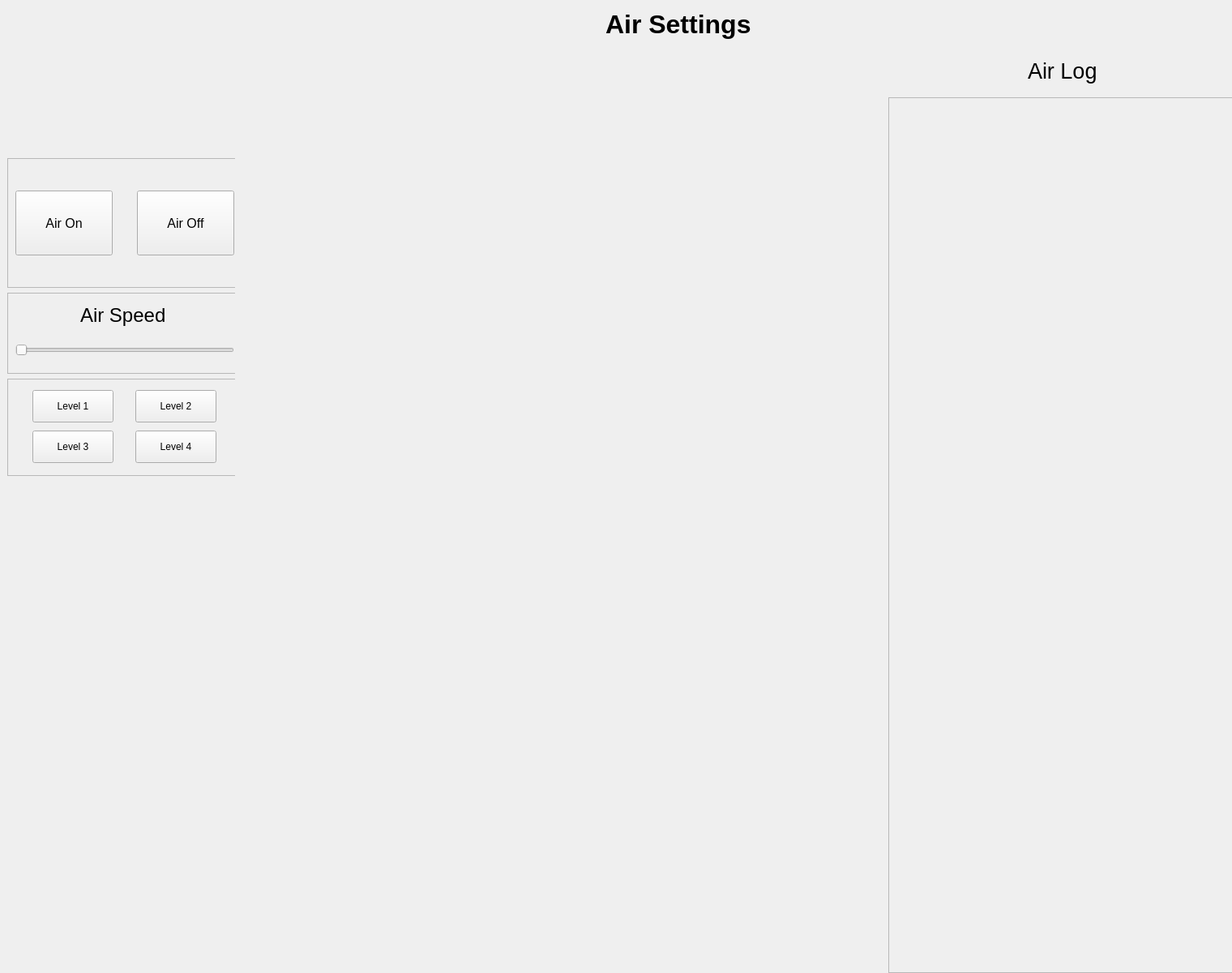
       <widget class="QWidget" name="airPage">
        <property name="minimumSize">
         <size>
          <width>1520</width>
          <height>1200</height>
         </size>
        </property>
        <property name="maximumSize">
         <size>
          <width>1520</width>
          <height>1200</height>
         </size>
        </property>
        <widget class="QWidget" name="airPageHeader" native="true">
         <property name="geometry">
          <rect>
           <x>0</x>
           <y>0</y>
           <width>1520</width>
           <height>60</height>
          </rect>
         </property>
         <property name="minimumSize">
          <size>
           <width>1520</width>
           <height>60</height>
          </size>
         </property>
         <property name="maximumSize">
          <size>
           <width>1520</width>
           <height>60</height>
          </size>
         </property>
         <layout class="QHBoxLayout" name="horizontalLayout_3">
          <item>
           <spacer name="horizontalSpacer">
            <property name="orientation">
             <enum>Qt::Horizontal</enum>
            </property>
            <property name="sizeHint" stdset="0">
             <size>
              <width>747</width>
              <height>20</height>
             </size>
            </property>
           </spacer>
          </item>
          <item>
           <widget class="QLabel" name="label">
            <property name="minimumSize">
             <size>
              <width>180</width>
              <height>40</height>
             </size>
            </property>
            <property name="maximumSize">
             <size>
              <width>180</width>
              <height>40</height>
             </size>
            </property>
            <property name="font">
             <font>
              <pointsize>24</pointsize>
              <bold>true</bold>
             </font>
            </property>
            <property name="text">
             <string>Air Settings</string>
            </property>
           </widget>
          </item>
          <item>
           <spacer name="horizontalSpacer_2">
            <property name="orientation">
             <enum>Qt::Horizontal</enum>
            </property>
            <property name="sizeHint" stdset="0">
             <size>
              <width>557</width>
              <height>20</height>
             </size>
            </property>
           </spacer>
          </item>
         </layout>
        </widget>
        <widget class="QWidget" name="airPageBody" native="true">
         <property name="geometry">
          <rect>
           <x>0</x>
           <y>60</y>
           <width>1520</width>
           <height>1140</height>
          </rect>
         </property>
         <property name="minimumSize">
          <size>
           <width>1520</width>
           <height>1140</height>
          </size>
         </property>
         <property name="maximumSize">
          <size>
           <width>1520</width>
           <height>1140</height>
          </size>
         </property>
         <layout class="QGridLayout" name="gridLayout_4">
          <item row="0" column="0">
           <widget class="QWidget" name="airControlArea" native="true">
            <property name="minimumSize">
             <size>
              <width>290</width>
              <height>1140</height>
             </size>
            </property>
            <property name="maximumSize">
             <size>
              <width>290</width>
              <height>1140</height>
             </size>
            </property>
            <layout class="QVBoxLayout" name="verticalLayout_8">
             <item>
              <spacer name="verticalSpacer_5">
               <property name="orientation">
                <enum>Qt::Vertical</enum>
               </property>
               <property name="sizeHint" stdset="0">
                <size>
                 <width>20</width>
                 <height>180</height>
                </size>
               </property>
              </spacer>
             </item>
             <item>
              <widget class="QFrame" name="airBtnArea">
               <property name="minimumSize">
                <size>
                 <width>290</width>
                 <height>160</height>
                </size>
               </property>
               <property name="maximumSize">
                <size>
                 <width>290</width>
                 <height>160</height>
                </size>
               </property>
               <property name="frameShape">
                <enum>QFrame::StyledPanel</enum>
               </property>
               <property name="frameShadow">
                <enum>QFrame::Raised</enum>
               </property>
               <layout class="QHBoxLayout" name="horizontalLayout_10">
                <item>
                 <widget class="QPushButton" name="onAirBtn">
                  <property name="minimumSize">
                   <size>
                    <width>120</width>
                    <height>80</height>
                   </size>
                  </property>
                  <property name="maximumSize">
                   <size>
                    <width>120</width>
                    <height>80</height>
                   </size>
                  </property>
                  <property name="font">
                   <font>
                    <pointsize>12</pointsize>
                   </font>
                  </property>
                  <property name="text">
                   <string>Air On</string>
                  </property>
                  <property name="icon">
                   <iconset resource="resource.qrc">
                    <normaloff>:/resource/resource/icon/power.png</normaloff>:/resource/resource/icon/power.png</iconset>
                  </property>
                  <property name="iconSize">
                   <size>
                    <width>40</width>
                    <height>40</height>
                   </size>
                  </property>
                  <property name="checkable">
                   <bool>true</bool>
                  </property>
                  <property name="autoExclusive">
                   <bool>true</bool>
                  </property>
                 </widget>
                </item>
                <item>
                 <spacer name="horizontalSpacer_14">
                  <property name="orientation">
                   <enum>Qt::Horizontal</enum>
                  </property>
                  <property name="sizeHint" stdset="0">
                   <size>
                    <width>15</width>
                    <height>20</height>
                   </size>
                  </property>
                 </spacer>
                </item>
                <item>
                 <widget class="QPushButton" name="offAirBtn">
                  <property name="minimumSize">
                   <size>
                    <width>120</width>
                    <height>80</height>
                   </size>
                  </property>
                  <property name="maximumSize">
                   <size>
                    <width>120</width>
                    <height>80</height>
                   </size>
                  </property>
                  <property name="font">
                   <font>
                    <pointsize>12</pointsize>
                   </font>
                  </property>
                  <property name="text">
                   <string>Air Off</string>
                  </property>
                  <property name="icon">
                   <iconset resource="resource.qrc">
                    <normaloff>:/resource/resource/icon/power-off.png</normaloff>:/resource/resource/icon/power-off.png</iconset>
                  </property>
                  <property name="iconSize">
                   <size>
                    <width>40</width>
                    <height>40</height>
                   </size>
                  </property>
                  <property name="checkable">
                   <bool>true</bool>
                  </property>
                  <property name="autoExclusive">
                   <bool>true</bool>
                  </property>
                 </widget>
                </item>
               </layout>
              </widget>
             </item>
             <item>
              <widget class="QFrame" name="frame_3">
               <property name="minimumSize">
                <size>
                 <width>290</width>
                 <height>100</height>
                </size>
               </property>
               <property name="maximumSize">
                <size>
                 <width>290</width>
                 <height>100</height>
                </size>
               </property>
               <property name="frameShape">
                <enum>QFrame::StyledPanel</enum>
               </property>
               <property name="frameShadow">
                <enum>QFrame::Raised</enum>
               </property>
               <layout class="QVBoxLayout" name="verticalLayout_6">
                <item>
                 <layout class="QHBoxLayout" name="horizontalLayout_11">
                  <item>
                   <spacer name="horizontalSpacer_15">
                    <property name="orientation">
                     <enum>Qt::Horizontal</enum>
                    </property>
                    <property name="sizeHint" stdset="0">
                     <size>
                      <width>68</width>
                      <height>20</height>
                     </size>
                    </property>
                   </spacer>
                  </item>
                  <item>
                   <widget class="QLabel" name="label_7">
                    <property name="minimumSize">
                     <size>
                      <width>110</width>
                      <height>35</height>
                     </size>
                    </property>
                    <property name="maximumSize">
                     <size>
                      <width>110</width>
                      <height>35</height>
                     </size>
                    </property>
                    <property name="font">
                     <font>
                      <pointsize>18</pointsize>
                     </font>
                    </property>
                    <property name="text">
                     <string>Air Speed</string>
                    </property>
                   </widget>
                  </item>
                  <item>
                   <spacer name="horizontalSpacer_16">
                    <property name="orientation">
                     <enum>Qt::Horizontal</enum>
                    </property>
                    <property name="sizeHint" stdset="0">
                     <size>
                      <width>78</width>
                      <height>20</height>
                     </size>
                    </property>
                   </spacer>
                  </item>
                 </layout>
                </item>
                <item>
                 <widget class="QSlider" name="airLevel">
                  <property name="minimumSize">
                   <size>
                    <width>270</width>
                    <height>40</height>
                   </size>
                  </property>
                  <property name="maximumSize">
                   <size>
                    <width>270</width>
                    <height>40</height>
                   </size>
                  </property>
                  <property name="orientation">
                   <enum>Qt::Horizontal</enum>
                  </property>
                 </widget>
                </item>
               </layout>
              </widget>
             </item>
             <item>
              <widget class="QFrame" name="frame_5">
               <property name="minimumSize">
                <size>
                 <width>290</width>
                 <height>120</height>
                </size>
               </property>
               <property name="maximumSize">
                <size>
                 <width>290</width>
                 <height>120</height>
                </size>
               </property>
               <property name="frameShape">
                <enum>QFrame::StyledPanel</enum>
               </property>
               <property name="frameShadow">
                <enum>QFrame::Raised</enum>
               </property>
               <layout class="QVBoxLayout" name="verticalLayout_5">
                <item>
                 <layout class="QHBoxLayout" name="horizontalLayout_13">
                  <item>
                   <widget class="QPushButton" name="airLevel1Btn">
                    <property name="minimumSize">
                     <size>
                      <width>100</width>
                      <height>40</height>
                     </size>
                    </property>
                    <property name="maximumSize">
                     <size>
                      <width>100</width>
                      <height>40</height>
                     </size>
                    </property>
                    <property name="text">
                     <string>Level 1</string>
                    </property>
                    <property name="checkable">
                     <bool>true</bool>
                    </property>
                    <property name="autoExclusive">
                     <bool>true</bool>
                    </property>
                   </widget>
                  </item>
                  <item>
                   <widget class="QPushButton" name="airLevel2Btn">
                    <property name="minimumSize">
                     <size>
                      <width>100</width>
                      <height>40</height>
                     </size>
                    </property>
                    <property name="maximumSize">
                     <size>
                      <width>100</width>
                      <height>40</height>
                     </size>
                    </property>
                    <property name="text">
                     <string>Level 2</string>
                    </property>
                    <property name="checkable">
                     <bool>true</bool>
                    </property>
                    <property name="autoExclusive">
                     <bool>true</bool>
                    </property>
                   </widget>
                  </item>
                 </layout>
                </item>
                <item>
                 <layout class="QHBoxLayout" name="horizontalLayout_14">
                  <item>
                   <widget class="QPushButton" name="airLevel3Btn">
                    <property name="minimumSize">
                     <size>
                      <width>100</width>
                      <height>40</height>
                     </size>
                    </property>
                    <property name="maximumSize">
                     <size>
                      <width>100</width>
                      <height>40</height>
                     </size>
                    </property>
                    <property name="text">
                     <string>Level 3</string>
                    </property>
                    <property name="checkable">
                     <bool>true</bool>
                    </property>
                    <property name="autoExclusive">
                     <bool>true</bool>
                    </property>
                   </widget>
                  </item>
                  <item>
                   <widget class="QPushButton" name="airLevel4Btn">
                    <property name="minimumSize">
                     <size>
                      <width>100</width>
                      <height>40</height>
                     </size>
                    </property>
                    <property name="maximumSize">
                     <size>
                      <width>100</width>
                      <height>40</height>
                     </size>
                    </property>
                    <property name="text">
                     <string>Level 4</string>
                    </property>
                    <property name="checkable">
                     <bool>true</bool>
                    </property>
                    <property name="autoExclusive">
                     <bool>true</bool>
                    </property>
                   </widget>
                  </item>
                 </layout>
                </item>
               </layout>
              </widget>
             </item>
             <item>
              <spacer name="verticalSpacer_6">
               <property name="orientation">
                <enum>Qt::Vertical</enum>
               </property>
               <property name="sizeHint" stdset="0">
                <size>
                 <width>20</width>
                 <height>658</height>
                </size>
               </property>
              </spacer>
             </item>
            </layout>
           </widget>
          </item>
          <item row="0" column="1">
           <widget class="QWidget" name="airContent" native="true">
            <property name="minimumSize">
             <size>
              <width>1230</width>
              <height>1140</height>
             </size>
            </property>
            <property name="maximumSize">
             <size>
              <width>1230</width>
              <height>1140</height>
             </size>
            </property>
            <widget class="QWidget" name="widget_2" native="true">
             <property name="geometry">
              <rect>
               <x>0</x>
               <y>0</y>
               <width>800</width>
               <height>1140</height>
              </rect>
             </property>
             <property name="minimumSize">
              <size>
               <width>800</width>
               <height>1140</height>
              </size>
             </property>
             <property name="maximumSize">
              <size>
               <width>800</width>
               <height>1140</height>
              </size>
             </property>
            </widget>
            <widget class="QWidget" name="widget_4" native="true">
             <property name="geometry">
              <rect>
               <x>800</x>
               <y>0</y>
               <width>430</width>
               <height>1140</height>
              </rect>
             </property>
             <property name="minimumSize">
              <size>
               <width>430</width>
               <height>1140</height>
              </size>
             </property>
             <property name="maximumSize">
              <size>
               <width>430</width>
               <height>1140</height>
              </size>
             </property>
             <layout class="QVBoxLayout" name="verticalLayout_7">
              <item>
               <layout class="QHBoxLayout" name="horizontalLayout_12">
                <item>
                 <spacer name="horizontalSpacer_17">
                  <property name="orientation">
                   <enum>Qt::Horizontal</enum>
                  </property>
                  <property name="sizeHint" stdset="0">
                   <size>
                    <width>78</width>
                    <height>20</height>
                   </size>
                  </property>
                 </spacer>
                </item>
                <item>
                 <widget class="QLabel" name="label_8">
                  <property name="font">
                   <font>
                    <pointsize>20</pointsize>
                   </font>
                  </property>
                  <property name="text">
                   <string>Air Log</string>
                  </property>
                 </widget>
                </item>
                <item>
                 <spacer name="horizontalSpacer_18">
                  <property name="orientation">
                   <enum>Qt::Horizontal</enum>
                  </property>
                  <property name="sizeHint" stdset="0">
                   <size>
                    <width>40</width>
                    <height>20</height>
                   </size>
                  </property>
                 </spacer>
                </item>
               </layout>
              </item>
              <item>
               <widget class="QFrame" name="frame_4">
                <property name="minimumSize">
                 <size>
                  <width>430</width>
                  <height>1080</height>
                 </size>
                </property>
                <property name="maximumSize">
                 <size>
                  <width>430</width>
                  <height>1080</height>
                 </size>
                </property>
                <property name="frameShape">
                 <enum>QFrame::StyledPanel</enum>
                </property>
                <property name="frameShadow">
                 <enum>QFrame::Raised</enum>
                </property>
                <widget class="QLabel" name="airLog">
                 <property name="geometry">
                  <rect>
                   <x>0</x>
                   <y>0</y>
                   <width>350</width>
                   <height>80</height>
                  </rect>
                 </property>
                 <property name="maximumSize">
                  <size>
                   <width>350</width>
                   <height>80</height>
                  </size>
                 </property>
                 <property name="font">
                  <font>
                   <pointsize>20</pointsize>
                  </font>
                 </property>
                 <property name="styleSheet">
                  <string notr="true">#lightLog{
	color:#000000;
}</string>
                 </property>
                 <property name="text">
                  <string/>
                 </property>
                </widget>
               </widget>
              </item>
             </layout>
            </widget>
           </widget>
          </item>
         </layout>
        </widget>
       </widget>
